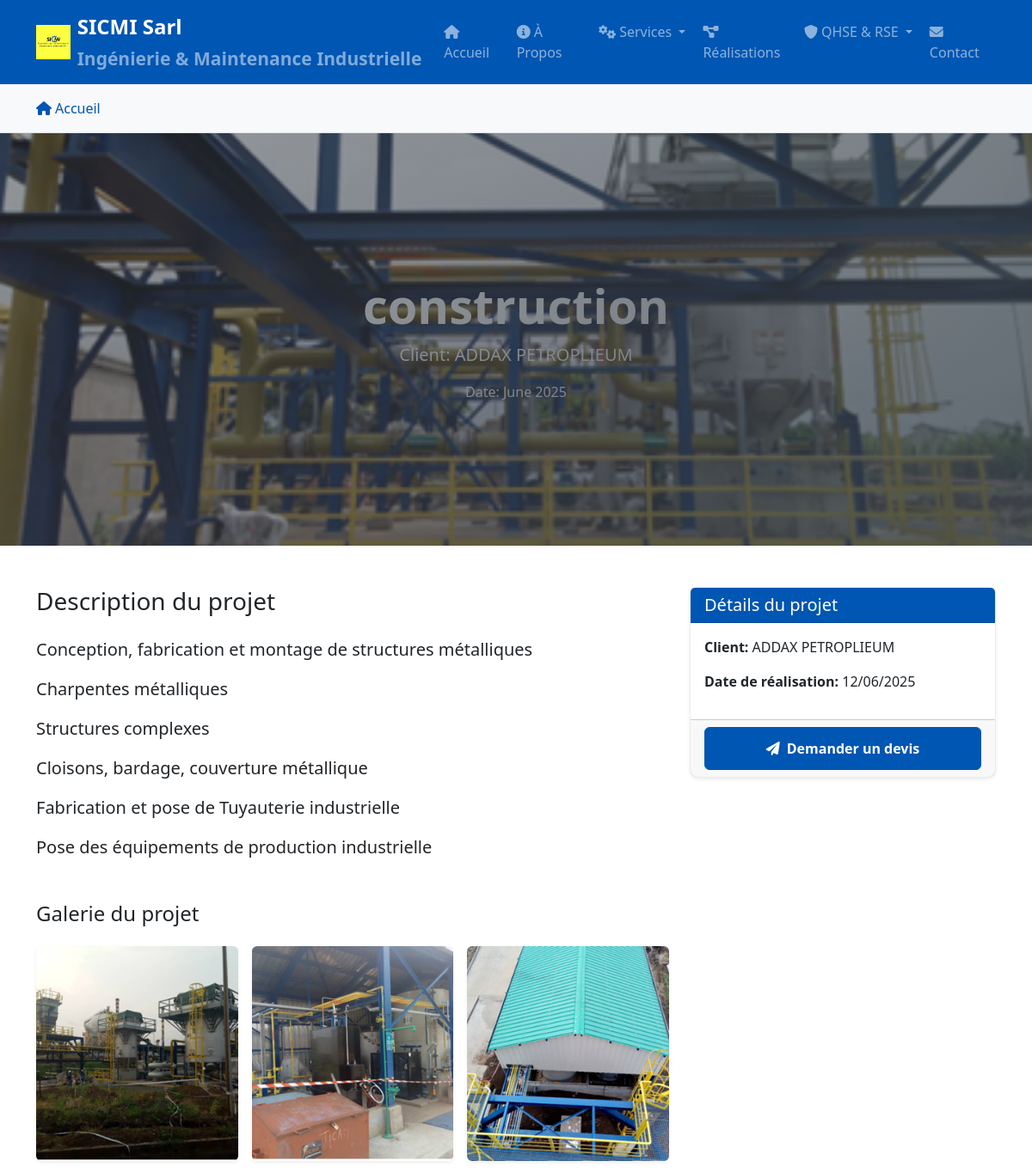
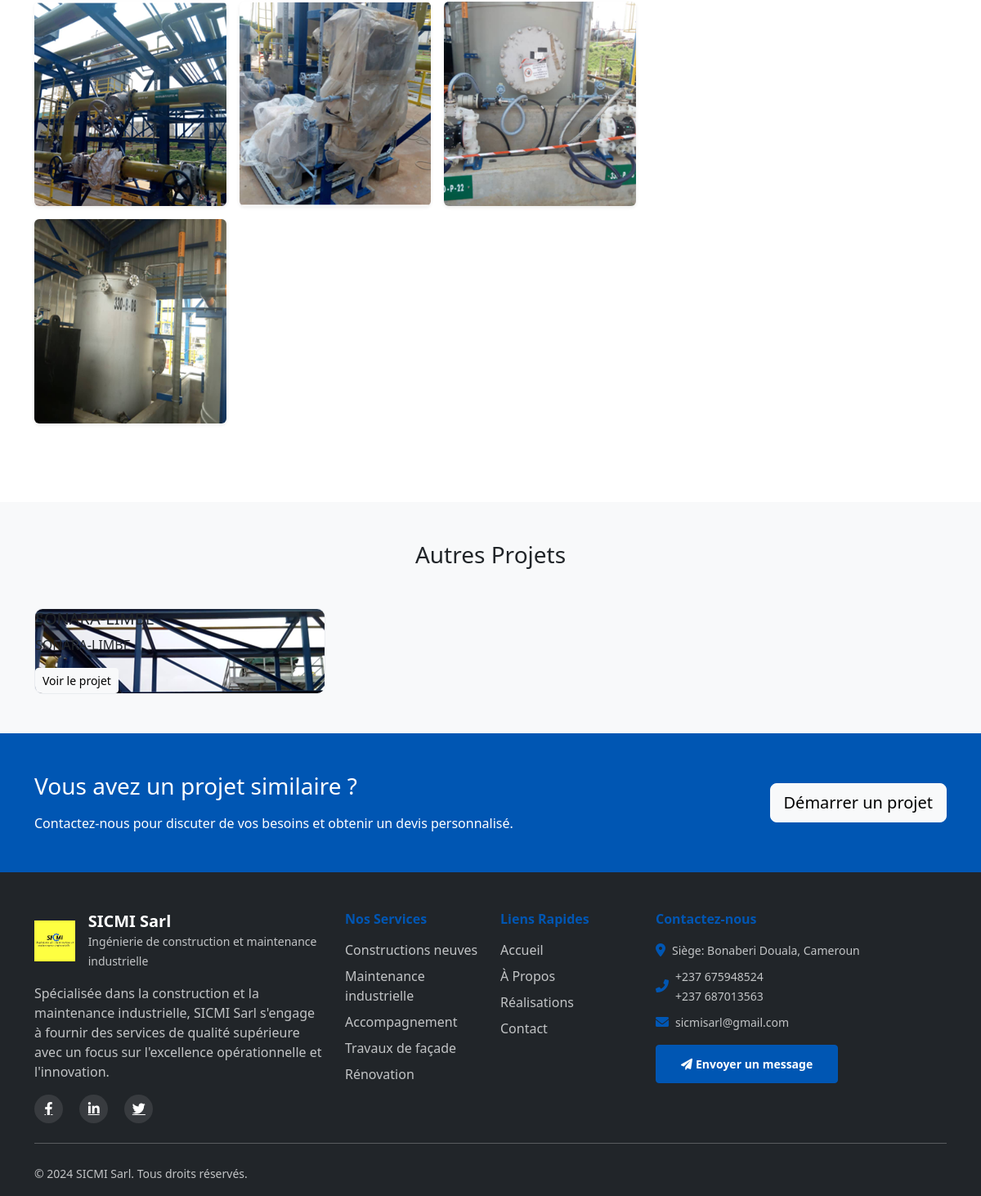
The app's page /projets/1/ with its own data (2 pictures, top to bottom).
### sicmi_app/models.py (models this page shows, shortened)
class Project(models.Model):
    title = models.CharField(max_length=200)
    client = models.CharField(max_length=200)
    description = models.TextField()
    main_image = models.ImageField(upload_to='projects/')
    completion_date = models.DateField()
    created_at = models.DateTimeField(auto_now_add=True)
    class Meta:
        ordering = ['-completion_date']

class ProjectImage(models.Model):
    project = models.ForeignKey(Project, related_name='images', on_delete=models.CASCADE)
    image = models.ImageField(upload_to='projects/gallery/')
    caption = models.CharField(max_length=200, blank=True)
    is_primary = models.BooleanField(default=False)
    order = models.IntegerField(default=0)
    class Meta:
        ordering = ['order']

### sicmi_app/views.py (the view)
# urls.py: path('projets/<int:project_id>/', views.project_detail, name='project_detail'),
def project_detail(request, project_id):
    project = get_object_or_404(Project, id=project_id)
    project_images = project.images.all()
    other_projects = Project.objects.exclude(id=project.id)[:3]
    context = {
        'project': project,
        'project_images': project_images,
        'other_projects': other_projects,
    }
    return render(request, 'project_detail.html', context)

### templates/project_detail.html (shortened to what this page needs)
{% extends 'base.html' %}
{% load static %}
{% block content %}
<div class="project-hero" style="
    {% if project.main_image %}
    background-image: url('{{ project.main_image.url }}');
    {% endif %}
    height: 60vh;
    background-size: cover;
    background-position: center;
    position: relative;">
    <div class="project-hero-overlay" style="
        position: absolute;
        top: 0;
        left: 0;
        right: 0;
        bottom: 0;
        background: linear-gradient(135deg, hsla(190, 5%, 24%, 0.464) 0%, rgba(60, 70, 82, 0.8) 100%);">
    </div>
    <div class="container h-100">
        <div class="row h-100 align-items-center">
            <div class="col-12 text-center text-white">
                <h1 class="display-4 fw-bold">{{ project.title }}</h1>
                <p class="lead">Client: {{ project.client }}</p>
                <p class="mb-0">Date: {{ project.completion_date|date:"F Y" }}</p>
            </div>
        </div>
    </div>
</div>
<div class="container py-5">
    <div class="row">
        <div class="col-lg-8">
            <div class="project-description mb-5">
                <h3 class="mb-4">Description du projet</h3>
                <div class="lead">{{ project.description|linebreaks }}</div>
            </div>
            {% if project_images %}
            <div class="project-gallery mb-5">
                <h4 class="mb-4">Galerie du projet</h4>
                <div class="row g-3">
                    {% for image in project_images %}
                    <div class="col-lg-4 col-md-6">
                        <div class="gallery-item">
                            <img src="{{ image.image.url }}"
                                 alt="{{ image.caption|default:project.title }}"
                                 class="img-fluid rounded shadow-sm"
                                 style="width: 100%; height: 250px; object-fit: cover;">
                        </div>
                    </div>
                    {% endfor %}
                </div>
            </div>
            {% endif %}
        </div>
        <div class="col-lg-4">
            <div class="card shadow-sm sticky-top" style="top: 100px;">
                <div class="card-header bg-primary text-white">
                    <h5 class="mb-0">Détails du projet</h5>
                </div>
                <div class="card-body">
                    <p><strong>Client:</strong> {{ project.client }}</p>
                    <p><strong>Date de réalisation:</strong> {{ project.completion_date|date:"d/m/Y" }}</p>
                </div>
                <div class="card-footer">
                    <a href="{% url 'contact' %}" class="btn btn-primary w-100">
                        <i class="fas fa-paper-plane me-2"></i>Demander un devis
                    </a>
                </div>
            </div>
        </div>
    </div>
</div>
{% if other_projects %}
<section class="py-5 bg-light">
    <div class="container">
        <h3 class="text-center mb-5">Autres Projets</h3>
        <div class="row g-4">
            {% for other_project in other_projects %}
            <div class="col-lg-4 col-md-6">
                <div class="card project-card h-100">
                    {% if other_project.main_image %}
                    <div class="project-background" data-background="{{ other_project.main_image.url }}">
                        <div class="background-content">
                            <h5 class="card-title">{{ other_project.title }}</h5>
                            <p class="card-text">{{ other_project.client }}</p>
                            <a href="{% url 'project_detail' other_project.id %}" class="btn btn-light btn-sm">Voir le projet</a>
                        </div>
                    </div>
                    {% else %}
                    <div class="card-body">
                        <h5 class="card-title">{{ other_project.title }}</h5>
                        <p class="card-text">{{ other_project.client }}</p>
                        <a href="{% url 'project_detail' other_project.id %}" class="btn btn-primary btn-sm">Voir le projet</a>
                    </div>
                    {% endif %}
                </div>
            </div>
            {% endfor %}
        </div>
    </div>
</section>
{% endif %}
<section class="py-5 bg-primary text-white">
    <div class="container">
        <div class="row align-items-center">
            <div class="col-lg-8">
                <h3 class="mb-3">Vous avez un projet similaire ?</h3>
                <p class="mb-0">Contactez-nous pour discuter de vos besoins et obtenir un devis personnalisé.</p>
            </div>
            <div class="col-lg-4 text-lg-end">
                <a href="{% url 'contact' %}" class="btn btn-light btn-lg">Démarrer un projet</a>
            </div>
        </div>
    </div>
</section>
{% endblock %}

### static/css/style.css (style rules this page uses)
:root { --primary-color: #0056b3; --secondary-color: #6c757d; --accent-color: #ffc107; }
.service-card, .project-card { transition: transform 0.3s ease, box-shadow 0.3s ease; border: none; border-radius: 10px; overflow: hidden; }
.btn-primary { background-color: var(--primary-color); border-color: var(--primary-color); padding: 12px 30px; font-weight: 600; transition: all 0.3s ease; }
.card { border-radius: 10px; border: 1px solid #e9ecef; }
.bg-primary { background-color: var(--primary-color) !important; }
.sticky-top { z-index: 10; }

### records on screen
Project: main_image (picture), title "construction", client "ADDAX PETROPLIEUM", completion_date "June 2025", description "Conception, fabrication et montage de structures métalliques Charpentes métalliques Structures complexes Cloisons, bardage, couverture métallique Fabrication et pose de Tuyauterie industrielle Pose des équipements de production industrielle", completion_date "12/06/2025"
ProjectImage: image (picture)
ProjectImage: image (picture)
ProjectImage: image (picture)
ProjectImage: image (picture)
ProjectImage: image (picture)
ProjectImage: image (picture)
ProjectImage: image (picture)
Project: title "SONARA-LIMBE", client "SONARA-LIMBE"
